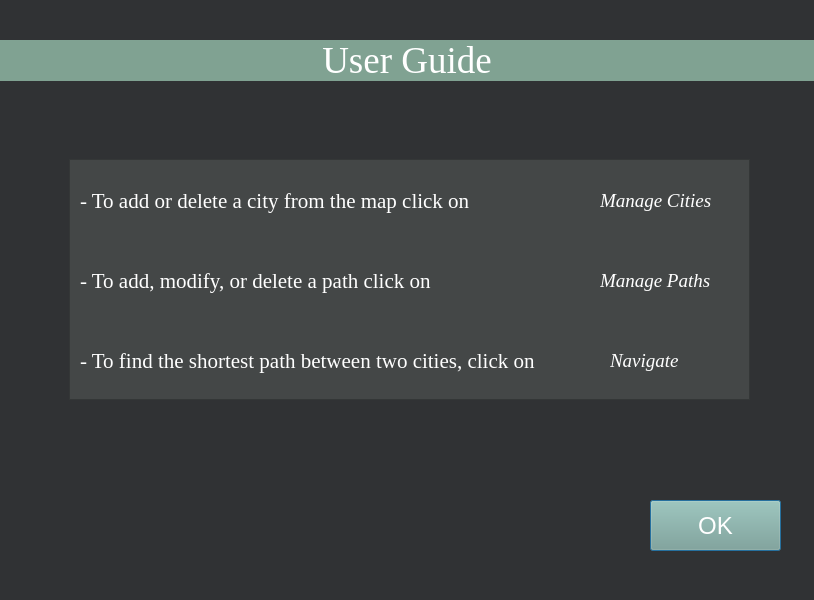
<?xml version="1.0" encoding="UTF-8"?>
<ui version="4.0">
 <class>Instructions</class>
 <widget class="QDialog" name="Instructions">
  <property name="geometry">
   <rect>
    <x>0</x>
    <y>0</y>
    <width>814</width>
    <height>600</height>
   </rect>
  </property>
  <property name="windowTitle">
   <string>Dialog</string>
  </property>
  <property name="styleSheet">
   <string notr="true">background-color: rgb(48, 50, 52);</string>
  </property>
  <widget class="QLabel" name="label">
   <property name="geometry">
    <rect>
     <x>80</x>
     <y>180</y>
     <width>431</width>
     <height>41</height>
    </rect>
   </property>
   <property name="font">
    <font>
     <family>Georgia</family>
     <pointsize>16</pointsize>
    </font>
   </property>
   <property name="styleSheet">
    <string notr="true">color: rgb(255, 255, 255);
background-color: rgba(0,0,0,0%)</string>
   </property>
   <property name="text">
    <string>- To add or delete a city from the map click on</string>
   </property>
  </widget>
  <widget class="QLabel" name="label_2">
   <property name="geometry">
    <rect>
     <x>80</x>
     <y>340</y>
     <width>511</width>
     <height>41</height>
    </rect>
   </property>
   <property name="font">
    <font>
     <family>Georgia</family>
     <pointsize>16</pointsize>
    </font>
   </property>
   <property name="styleSheet">
    <string notr="true">color: rgb(255, 255, 255);
background-color: rgba(0,0,0,0%)</string>
   </property>
   <property name="text">
    <string>- To find the shortest path between two cities, click on</string>
   </property>
  </widget>
  <widget class="QLabel" name="label_3">
   <property name="geometry">
    <rect>
     <x>80</x>
     <y>260</y>
     <width>391</width>
     <height>41</height>
    </rect>
   </property>
   <property name="font">
    <font>
     <family>Georgia</family>
     <pointsize>16</pointsize>
    </font>
   </property>
   <property name="styleSheet">
    <string notr="true">color: rgb(255, 255, 255);
background-color: rgba(0,0,0,0%)</string>
   </property>
   <property name="text">
    <string>- To add, modify, or delete a path click on</string>
   </property>
  </widget>
  <widget class="QLabel" name="label_4">
   <property name="geometry">
    <rect>
     <x>0</x>
     <y>40</y>
     <width>814</width>
     <height>41</height>
    </rect>
   </property>
   <property name="font">
    <font>
     <family>Georgia</family>
     <pointsize>28</pointsize>
    </font>
   </property>
   <property name="styleSheet">
    <string notr="true">color: rgb(255, 255, 255);
background-color: rgb(128, 162, 146);</string>
   </property>
   <property name="text">
    <string>User Guide</string>
   </property>
   <property name="alignment">
    <set>Qt::AlignCenter</set>
   </property>
  </widget>
  <widget class="QPushButton" name="pushButton">
   <property name="geometry">
    <rect>
     <x>650</x>
     <y>500</y>
     <width>131</width>
     <height>51</height>
    </rect>
   </property>
   <property name="font">
    <font>
     <family>Arial</family>
     <pointsize>18</pointsize>
    </font>
   </property>
   <property name="styleSheet">
    <string notr="true">color: rgb(255, 255, 255);
background-color: rgb(128, 162, 146);</string>
   </property>
   <property name="text">
    <string>OK</string>
   </property>
  </widget>
  <widget class="QLabel" name="label_5">
   <property name="geometry">
    <rect>
     <x>600</x>
     <y>190</y>
     <width>141</width>
     <height>21</height>
    </rect>
   </property>
   <property name="font">
    <font>
     <family>Georgia</family>
     <pointsize>14</pointsize>
     <italic>true</italic>
    </font>
   </property>
   <property name="styleSheet">
    <string notr="true">color: rgb(255, 255, 255);
background-color: rgba(0,0,0,0%)</string>
   </property>
   <property name="text">
    <string>Manage Cities</string>
   </property>
  </widget>
  <widget class="QLabel" name="label_6">
   <property name="geometry">
    <rect>
     <x>600</x>
     <y>270</y>
     <width>141</width>
     <height>21</height>
    </rect>
   </property>
   <property name="font">
    <font>
     <family>Georgia</family>
     <pointsize>14</pointsize>
     <italic>true</italic>
    </font>
   </property>
   <property name="styleSheet">
    <string notr="true">color: rgb(255, 255, 255);
background-color: rgba(0,0,0,0%)</string>
   </property>
   <property name="text">
    <string>Manage Paths</string>
   </property>
  </widget>
  <widget class="QLabel" name="label_7">
   <property name="geometry">
    <rect>
     <x>610</x>
     <y>350</y>
     <width>141</width>
     <height>21</height>
    </rect>
   </property>
   <property name="font">
    <font>
     <family>Georgia</family>
     <pointsize>14</pointsize>
     <italic>true</italic>
    </font>
   </property>
   <property name="styleSheet">
    <string notr="true">color: rgb(255, 255, 255);
background-color: rgba(0,0,0,0%)</string>
   </property>
   <property name="text">
    <string>Navigate</string>
   </property>
  </widget>
  <widget class="QFrame" name="frame">
   <property name="geometry">
    <rect>
     <x>69</x>
     <y>159</y>
     <width>681</width>
     <height>241</height>
    </rect>
   </property>
   <property name="styleSheet">
    <string notr="true">background-color: rgb(68, 71, 71);</string>
   </property>
   <property name="frameShape">
    <enum>QFrame::StyledPanel</enum>
   </property>
   <property name="frameShadow">
    <enum>QFrame::Raised</enum>
   </property>
  </widget>
  <zorder>frame</zorder>
  <zorder>label</zorder>
  <zorder>label_2</zorder>
  <zorder>label_3</zorder>
  <zorder>label_4</zorder>
  <zorder>pushButton</zorder>
  <zorder>label_5</zorder>
  <zorder>label_6</zorder>
  <zorder>label_7</zorder>
 </widget>
 <resources/>
 <connections/>
</ui>
